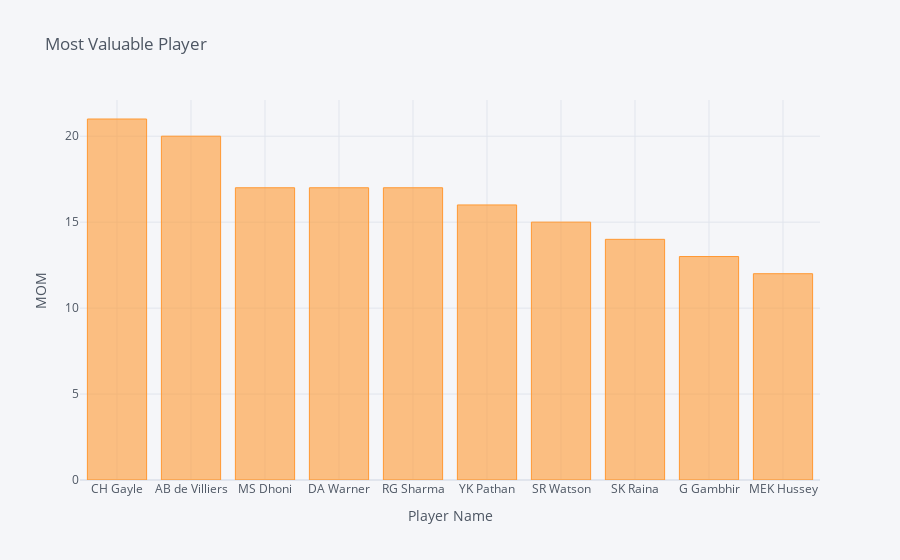

The notebook cell saved with this chart:
### Code cell
mom[:10].iplot(kind='bar', xTitle='Player Name', yTitle='MOM', title='Most Valuable Player')

### Figure 1 — Plotly figure (JSON) as saved in the notebook; plotly's stock layout.template omitted (floating-point values rounded to 4 significant figures)
{"data": [{"marker": {"color": "rgba(255, 153, 51, 0.6)", "line": {"color": "rgba(255, 153, 51, 1.0)", "width": 1}}, "name": "player_of_match", "orientation": "v", "text": "", "type": "bar", "x": ["CH Gayle", "AB de Villiers", "MS Dhoni", "DA Warner", "RG Sharma", "YK Pathan", "SR Watson", "SK Raina", "G Gambhir", "MEK Hussey"], "y": [21, 20, 17, 17, 17, 16, 15, 14, 13, 12]}], "layout": {"legend": {"bgcolor": "#F5F6F9", "font": {"color": "#4D5663"}}, "paper_bgcolor": "#F5F6F9", "plot_bgcolor": "#F5F6F9", "title": {"font": {"color": "#4D5663"}, "text": "Most Valuable Player"}, "xaxis": {"gridcolor": "#E1E5ED", "showgrid": true, "tickfont": {"color": "#4D5663"}, "title": {"font": {"color": "#4D5663"}, "text": "Player Name"}, "zerolinecolor": "#E1E5ED"}, "yaxis": {"gridcolor": "#E1E5ED", "showgrid": true, "tickfont": {"color": "#4D5663"}, "title": {"font": {"color": "#4D5663"}, "text": "MOM"}, "zerolinecolor": "#E1E5ED"}}}
